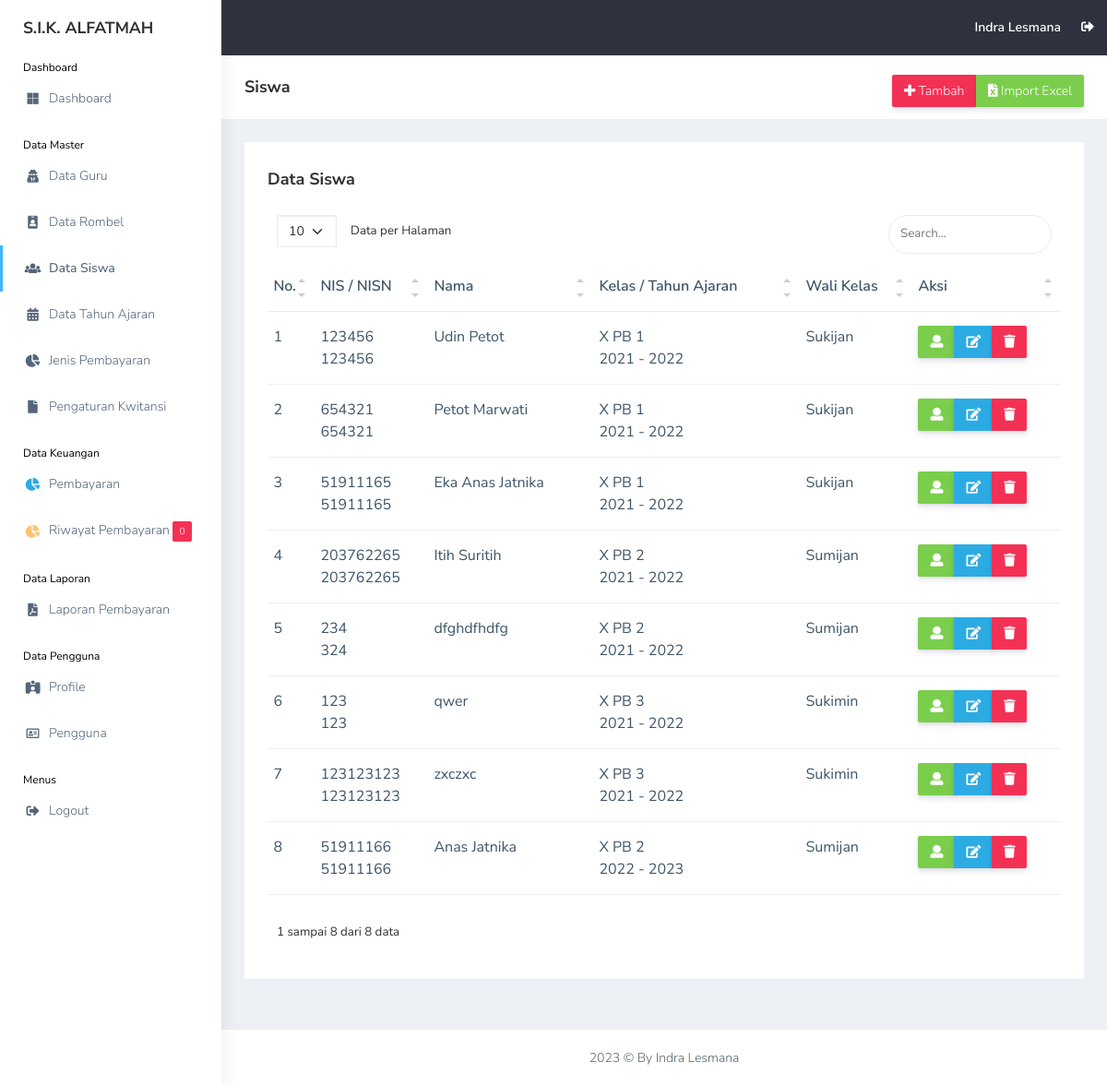
The page /view_master/siswa.php (signed in) on the database its author committed.
### tables this page shows
CREATE TABLE `users` (
  `id_user` int(11) NOT NULL,
  `nama` varchar(255) NOT NULL,
  `username` varchar(255) NOT NULL,
  `email` varchar(255) NOT NULL,
  `password` varchar(255) NOT NULL,
  `image` varchar(255) NOT NULL,
  `role_id` int(11) NOT NULL,
  `date_created` date NOT NULL,
  `is_active` int(11) NOT NULL
);

CREATE TABLE `siswa` (
  `id_siswa` int(11) NOT NULL,
  `nis` int(11) NOT NULL,
  `nisn` int(11) NOT NULL,
  `nama_siswa` varchar(255) NOT NULL,
  `id_rombel` int(11) NOT NULL,
  `jk` varchar(20) NOT NULL,
  `alamat` text NOT NULL,
  `phone` varchar(20) NOT NULL,
  `username` varchar(255) NOT NULL,
  `password` varchar(255) NOT NULL,
  `gambar` varchar(255) NOT NULL,
  `id_tahun_ajaran` int(11) NOT NULL,
  `date_created` date NOT NULL,
  `is_active` int(11) NOT NULL
);

CREATE TABLE `rombel` (
  `id_rombel` int(11) NOT NULL,
  `rombel` varchar(255) NOT NULL,
  `id_guru` int(11) NOT NULL
);

CREATE TABLE `tahun_ajaran` (
  `id_tahun_ajaran` int(11) NOT NULL,
  `tahun_ajaran` varchar(50) NOT NULL
);

CREATE TABLE `guru` (
  `id_guru` int(11) NOT NULL,
  `nama_guru` varchar(255) NOT NULL,
  `mapel` varchar(255) NOT NULL,
  `date_created` date NOT NULL,
  `is_active` int(11) NOT NULL
);

### functions.php (called while the page is built, shortened)
<?php
$conn = mysqli_connect("localhost", "root", "", "db_sika");
function query($query)
{
    global $conn;
    $result = mysqli_query($conn, $query);
    $rows = [];
    while ($row = mysqli_fetch_assoc($result)) {
        $rows[] = $row;
    }
    return $rows;
}

### view_master/siswa.php (the view, shortened to what this page needs)
<?php
include "../templates/header.php";
$siswa = query(
    "SELECT * FROM siswa
    INNER JOIN rombel ON rombel.id_rombel = siswa.id_rombel
    INNER JOIN tahun_ajaran ON tahun_ajaran.id_tahun_ajaran = siswa.id_tahun_ajaran
    INNER JOIN guru ON guru.id_guru = rombel.id_guru
    ORDER BY siswa.id_tahun_ajaran ASC, rombel.rombel ASC"
);
?>
<div class="page-breadcrumb bg-white">
    <div class="row align-items-center">
        <div class="col-lg-3 col-md-4 col-sm-4 col-xs-12">
            <h4 class="page-title">Siswa</h4>
        </div>
        <div class="col-lg-9 col-sm-8 col-md-8 col-xs-12">
            <div class="d-md-flex">
                <ol class="breadcrumb ms-auto">
                    <li>
                        <div class="btn-group btn-group-toggle" data-toggle="buttons">
                            <a href="siswa_add.php"
                                class="btn btn-danger  d-none d-md-block pull-right hidden-xs hidden-sm waves-effect waves-light text-white"><i
                                    class="fas fa-plus"></i> Tambah</a>
                            <a href="siswa_import.php"
                                class="btn btn-success  d-none d-md-block pull-right hidden-xs hidden-sm waves-effect waves-light text-white"><i
                                    class="fas fa-file-excel"></i> Import Excel</a>
                        </div>
                    </li>
                </ol>
            </div>
        </div>
    </div>
</div>
<div class="container-fluid">
    <div class="row">
        <div class="col-md-12 col-lg-12 col-sm-12">
            <div class="white-box">
                <div class="d-md-flex mb-3">
                    <h3 class="box-title mb-0">Data Siswa</h3>
                </div>
                <div class="table-responsive">
                    <table class="table no-wrap" id="data-table">
                        <thead>
                            <tr>
                                <th class="border-top-0">No.</th>
                                <th class="border-top-0">NIS / NISN</th>
                                <th class="border-top-0">Nama</th>
                                <th class="border-top-0">Kelas / Tahun Ajaran</th>
                                <th class="border-top-0">Wali Kelas</th>
                                <th class="border-top-0">Aksi</th>
                            </tr>
                        </thead>
                        <tbody>
                            <?php $i = 1; ?>
                            <?php foreach ($siswa as $s): ?>
                                <tr>
                                    <td>
                                        <?= $i; ?>
                                    </td>
                                    <td class="txt-oflo">
                                        <?= $s["nis"]; ?> <br>
                                        <?= $s["nisn"]; ?>
                                    </td>
                                    <td>
                                        <?= $s["nama_siswa"]; ?>
                                    </td>
                                    <td>
                                        <?= $s["rombel"]; ?>
                                        <br>
                                        <?= $s["tahun_ajaran"]; ?>
                                    </td>
                                    <td class="txt-oflo">
                                        <?= $s["nama_guru"]; ?>
                                    </td>
                                    <td>
                                        <div class="btn-group btn-group-toggle" data-toggle="buttons">
                                            <a href="siswa_detail.php?id_siswa=<?= $s["id_siswa"] ?>"
                                                class="btn btn-success text-white"><i class="fas fa-user"></i></a>
                                            <a href="siswa_edit.php?id_siswa=<?= $s["id_siswa"] ?>"
                                                class="btn btn-info text-white"><i class="fas fa-edit"></i></a>
                                            <a href="siswa_delete.php?id_siswa=<?= $s["id_siswa"] ?>"
                                                class="btn btn-danger text-white"
                                                onclick="return confirm('Yakin ingin menghapus <?= $s['nama_siswa']; ?>?');"><i
                                                    class="fas fa-trash"></i></a>
                                        </div>
                                    </td>
                                </tr>
                                <?php $i++; ?>
                            <?php endforeach; ?>
                        </tbody>
                    </table>
                </div>
            </div>
        </div>
    </div>
</div>
<?php
include "../templates/footer.php";
?>

### templates/topbar.php (shortened to what this page needs)
<header class="topbar" data-navbarbg="skin5">
    <nav class="navbar top-navbar navbar-expand-md navbar-dark">
        <div class="navbar-header" data-logobg="skin6">
            <a class="navbar-brand" href="#">
                <b class="logo-text text-dark">
                    S.I.K. ALFATMAH
                </b>
            </a>
        </div>
        <div class="navbar-collapse collapse" id="navbarSupportedContent" data-navbarbg="skin5">
            <ul class="navbar-nav ms-auto d-flex align-items-center">
                <li>
                    <a class="profile-pic" href="../view_pengguna/profile.php"><span class="text-white font-medium">
                            <?= $user["nama"]; ?>
                        </span></a>
                </li>
                <li><a href="../logout.php" class="mr-5 profile-pic"><i class="fas fa-sign-out-alt"
                            onclick="return confirm('Yakin ingin keluar dari aplikasi?');"></i></a></li>
            </ul>
        </div>
    </nav>
</header>

### rows shown on the page
users: nama "Indra Lesmana"
siswa: nis "123456", nisn "123456", nama_siswa "Udin Petot", id_rombel.rombel "X PB 1", id_tahun_ajaran.tahun_ajaran "2021 - 2022", guru.nama_guru "Sukijan"
siswa: nis "654321", nisn "654321", nama_siswa "Petot Marwati", id_rombel.rombel "X PB 1", id_tahun_ajaran.tahun_ajaran "2021 - 2022", guru.nama_guru "Sukijan"
siswa: nis "51911165", nisn "51911165", nama_siswa "Eka Anas Jatnika", id_rombel.rombel "X PB 1", id_tahun_ajaran.tahun_ajaran "2021 - 2022", guru.nama_guru "Sukijan"
siswa: nis "203762265", nisn "203762265", nama_siswa "Itih Suritih", id_rombel.rombel "X PB 2", id_tahun_ajaran.tahun_ajaran "2021 - 2022", guru.nama_guru "Sumijan"
siswa: nis "234", nisn "324", nama_siswa "dfghdfhdfg", id_rombel.rombel "X PB 2", id_tahun_ajaran.tahun_ajaran "2021 - 2022", guru.nama_guru "Sumijan"
siswa: nis "123", nisn "123", nama_siswa "qwer", id_rombel.rombel "X PB 3", id_tahun_ajaran.tahun_ajaran "2021 - 2022", guru.nama_guru "Sukimin"
siswa: nis "123123123", nisn "123123123", nama_siswa "zxczxc", id_rombel.rombel "X PB 3", id_tahun_ajaran.tahun_ajaran "2021 - 2022", guru.nama_guru "Sukimin"
siswa: nis "51911166", nisn "51911166", nama_siswa "Anas Jatnika", id_rombel.rombel "X PB 2", id_tahun_ajaran.tahun_ajaran "2022 - 2023", guru.nama_guru "Sumijan"

### other values the page prints
$total_notif "0"
